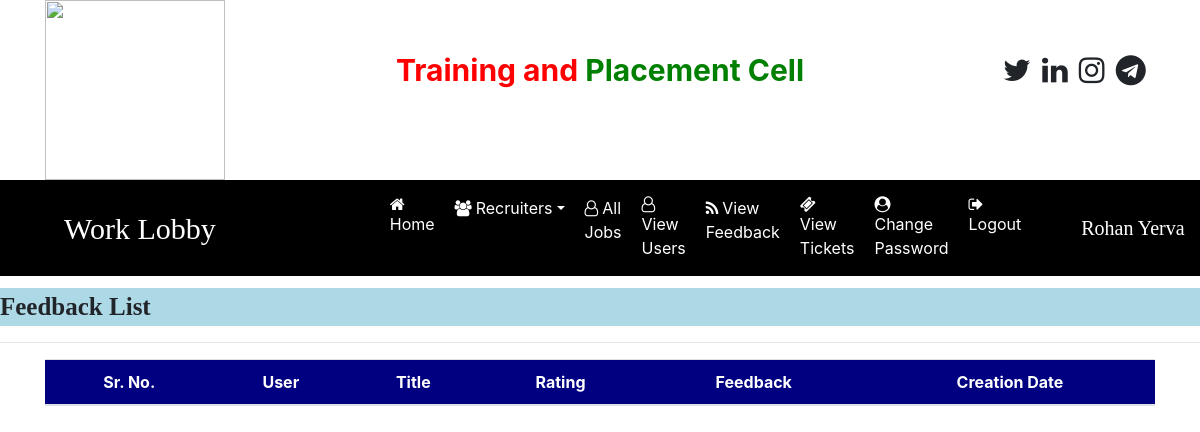
The page /feedback_list (signed in) on the database as committed earlier.
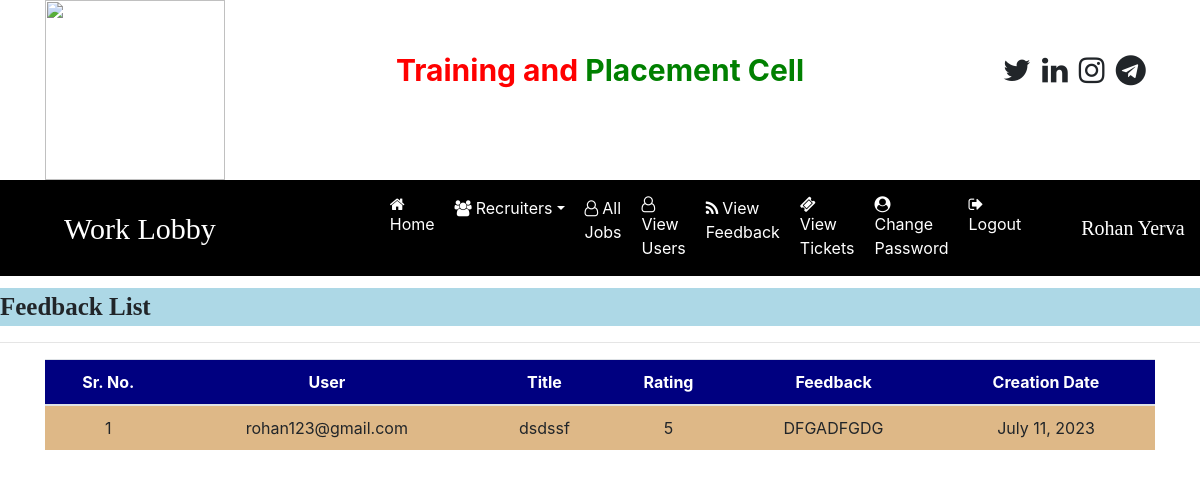
The same page on the database as committed later.
### job/models.py (models this page shows, shortened)
class Feedback(models.Model):
    user = models.ForeignKey(User, on_delete=models.CASCADE)
    title = models.CharField(max_length=100)
    rating = models.IntegerField()
    feedback = models.TextField()
    created_at = models.DateField()

### job/views.py (the view)
# urls.py: path('feedback_list', feedback_list, name="feedback_list"),
def feedback_list(request):
    if not request.user.is_authenticated:
        return redirect('admin_login')
    data = Feedback.objects.all()
    d = {'data': data}
    return render(request,'feedback_list.html',d)

### job/templates/feedback_list.html (shortened to what this page needs)
{% load static %}
{% block body %}
{% include 'admin_navigation.html'%}
<marquee style="font-family: 'Monotype Corsiva'; font-size:25px; color:darkcolor; background-color:lightblue; font-weight:bold; margin-top:1%">
    Feedback List
</marquee>
<hr>
<div class="container">
<table class="table table-hover" id="example">
    <thead>
    <tr style="background-color: #000080; color:white">
        <th>Sr. No.</th>
        <th>User</th>
        <th>Title</th>
        <th>Rating</th>
        <th>Feedback</th>
        <th>Creation Date</th>
    </tr>
    </thead>
    <tbody>
    {% for i in data %}
    <tr style="background-color: #DEB887 ">
        <td>{{forloop.counter}}</td>
        <td>{{i.user.username}}</td>
        <td>{{i.title}}</td>
        <td>{{i.rating}}</td>
        <td>{{i.feedback}}</td>
        <td>{{i.created_at}}</td>
    </tr>
    {% endfor %}
    </tbody>
</table>
</div>
{% endblock body%}

Rows that differ between the two databases and show on the page:
added Feedback: user.username "rohan123@gmail.com", title "dsdssf", rating "5", feedback "DFGADFGDG", created_at "July 11, 2023"
